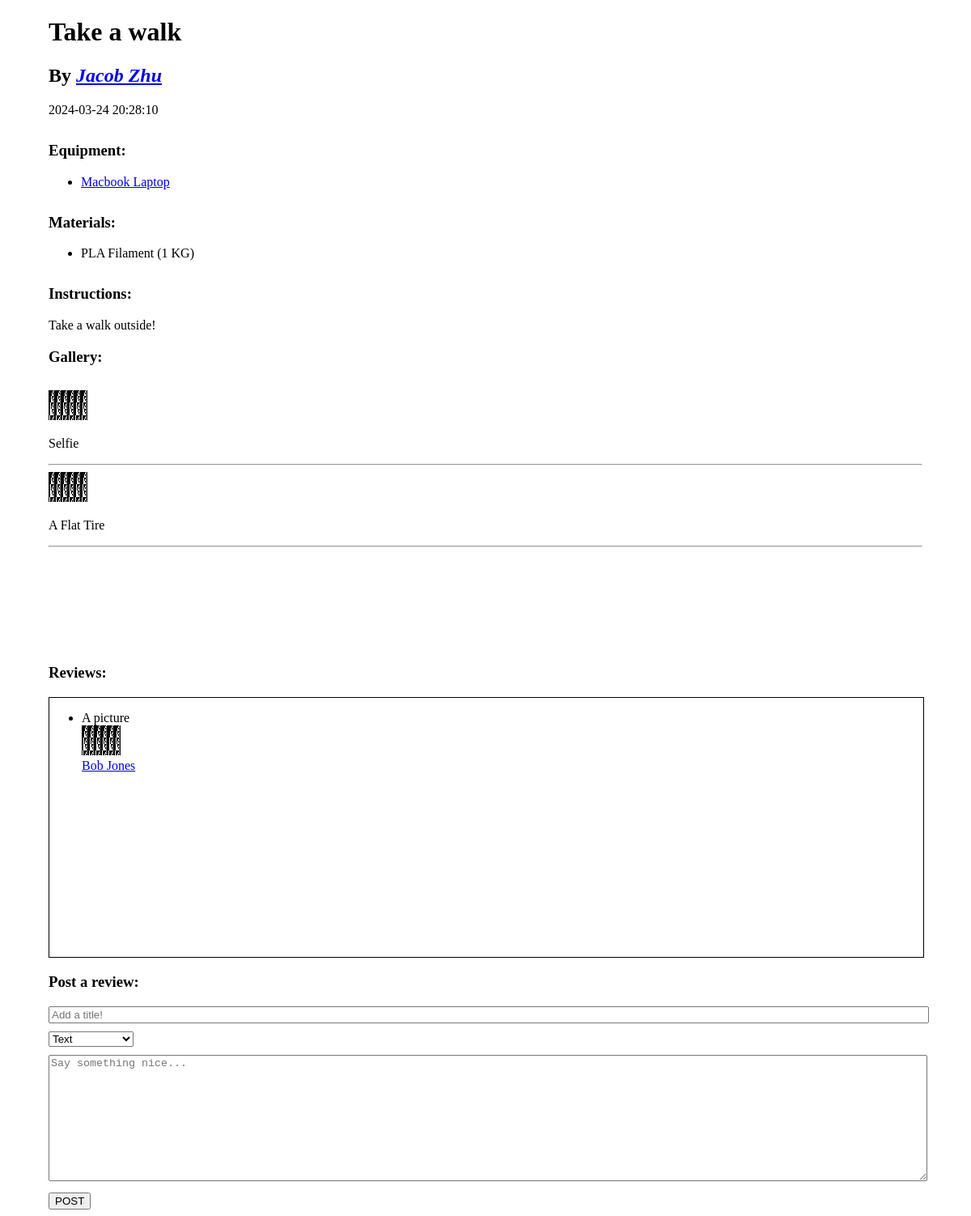
The app's page /project_viewer.php?id=3 with its own data.
### tables this page shows
CREATE TABLE Projects_PostsProject (
    PID INTEGER PRIMARY KEY AUTO_INCREMENT,
    Name VARCHAR(60) NOT NULL,
    InstructionText VARCHAR(2500),
    Timestamp DATETIME DEFAULT CURRENT_TIMESTAMP,
    Username VARCHAR(40) NOT NULL,
    FOREIGN KEY (Username) REFERENCES Users(Username)
        ON DELETE CASCADE
);

CREATE TABLE Equipment_NeedsTools (
    EID INTEGER PRIMARY KEY AUTO_INCREMENT,
    PurchaseLink VARCHAR(100) NOT NULL,
    PID INTEGER NOT NULL,
    FOREIGN KEY (PurchaseLink) REFERENCES PurchaseLink_Name(PurchaseLink)
        ON DELETE CASCADE,
     FOREIGN KEY (PID) REFERENCES Projects_PostsProject(PID)
        ON DELETE CASCADE
);

CREATE TABLE PurchaseLink_Name (
    PurchaseLink VARCHAR(100) PRIMARY KEY,
    Name VARCHAR(60)
);

CREATE TABLE Materials_MadeWith (
    MID INTEGER PRIMARY KEY AUTO_INCREMENT,
    Name VARCHAR(60) NOT NULL,
    Quantity INTEGER,
    QuantityUnit VARCHAR(10),
    PID INTEGER NOT NULL,
    FOREIGN KEY (PID) REFERENCES Projects_PostsProject(PID)
        ON DELETE CASCADE
);

CREATE TABLE Images_ContainsImages (
    GalleryIndex INTEGER,
    ImageData MEDIUMTEXT NOT NULL,
    Caption VARCHAR(100),
    PID INTEGER,
    PRIMARY KEY (GalleryIndex, PID),
    FOREIGN KEY (PID) REFERENCES Projects_PostsProject(PID)
        ON DELETE CASCADE
);

CREATE TABLE Feedback_LeavesFeedback (
    FBID INTEGER PRIMARY KEY AUTO_INCREMENT,
    Title VARCHAR(60),
    Stars TINYINT,
    Comment VARCHAR(500),
    ImageData MEDIUMTEXT,
    Timestamp DATETIME DEFAULT CURRENT_TIMESTAMP,
    Username VARCHAR(40) NOT NULL,
    PID INTEGER NOT NULL,
    FOREIGN KEY (Username) REFERENCES Users(Username)
        ON DELETE CASCADE,
    FOREIGN KEY (PID) REFERENCES Projects_PostsProject(PID)
        ON DELETE CASCADE
);

### htdocs/project_viewer.php (the view, shortened to what this page needs)
<?php
require("api/config.php");
$pid = $_GET["id"];
$conn = new mysqli($db_address, $db_user, $db_pw, $db_name);
$stmt = $conn->prepare("SELECT * FROM Projects_PostsProject WHERE PID=?");
$stmt->bind_param("i", $pid);
$stmt->execute();
$results = $stmt->get_result()->fetch_all(MYSQLI_ASSOC);
$result = $results[0];
$stmt = $conn->prepare("SELECT * FROM Images_ContainsImages WHERE PID=? ORDER BY GalleryIndex");
$stmt->bind_param("i", $pid);
$stmt->execute();
$images = $stmt->get_result()->fetch_all(MYSQLI_ASSOC);
$stmt = $conn->prepare("SELECT b.Name, a.PurchaseLink " .
    "FROM Equipment_NeedsTools a, PurchaseLink_Name b, Projects_PostsProject c " .
    "WHERE a.PID = c.PID AND a.PurchaseLink = b.PurchaseLink AND c.PID=?");
$stmt->bind_param("i", $pid);
$stmt->execute();
$tools = $stmt->get_result()->fetch_all(MYSQLI_ASSOC);
$stmt = $conn->prepare("SELECT a.Name, Quantity, QuantityUnit " .
    "FROM Materials_MadeWith a, Projects_PostsProject b " .
    "WHERE a.PID = b.PID AND b.PID=?");
$stmt->bind_param("i", $pid);
$stmt->execute();
$materials = $stmt->get_result()->fetch_all(MYSQLI_ASSOC);
$stmt = $conn->prepare("SELECT * FROM Feedback_LeavesFeedback WHERE PID=?");
$stmt->bind_param("i", $pid);
$stmt->execute();
$feedback = $stmt->get_result()->fetch_all(MYSQLI_ASSOC);
?>
<!DOCTYPE html>
<html lang="en">
<head>
</head>
<body>
<h1><?= $result["Name"] ?></h1>
<h2>By <a href="profile.php?u=<?= urlencode($result["Username"]) ?>"><?= $result["Username"] ?></a></h2>
<?php
echo($result["Timestamp"]);
if (count($tools) > 0) {
    echo('<div class="top-margin">');
    echo("<h3>Equipment:</h3>");
    echo("<ul>");
    foreach ($tools as $tool) {
        echo("<li>");
        echo('<a href="' . $tool["PurchaseLink"] . '" target="_blank">' . $tool["Name"] . "</a>");
        echo("</li>");
    }
    echo("</ul>");
    echo("</div>");
}
if (count($materials) > 0) {
    echo('<div class="top-margin">');
    echo("<h3>Materials:</h3>");
    echo("<ul>");
    foreach ($materials as $material) {
        echo("<li>");
        echo($material["Name"] . " (" . $material["Quantity"] . " " . $material["QuantityUnit"] . ")");
        echo("</li>");
    }
    echo("</ul>");
    echo("</div>");
}
?>
<div class="top-margin">
    <h3>Instructions:</h3>
    <p>
        <?= $result["InstructionText"] ?>
    </p>
</div>
<?php
if (count($images) > 0) {
    echo("<h3>Gallery:</h3>");
    echo('<div class="top-margin scrollable">');
    foreach ($images as $image) {
        echo(get_image_tag_from_b64($image["ImageData"]));
        echo("<br>");
        echo("<p>" . $image["Caption"] . "</p>");
        echo("<hr>");
    }
    echo("</div>");
}
?>
<div>
    <h3>Reviews:</h3>
    <div id="review_content" class="scrollable">
        <ul>
            <?php
            if (count($feedback) > 0) {
                foreach ($feedback as $review) {
                    echo("<li>" . $review["Title"] . "<br>");
                    if (!is_null($review["Stars"])) {
                        echo($review["Stars"] . '/5<br>');
                    } else if (!is_null($review["Comment"])) {
                        echo($review["Comment"] . '<br>');
                    } else {
                        echo(get_image_tag_from_b64($review["ImageData"]));
                        echo("<br>");
                    }
                    echo('<a href="profile.php?u=' . urlencode($review["Username"]) . '">' . $review["Username"] . '</a></li>');
                }
            } else {
                echo("<li><em>No reviews</em></li>");
            }
            ?>
        </ul>
    </div>
</div>
<div>
    <h3>Post a review:</h3>
    <form action="api/post_feedback.php" method="post" id="ratingForm">
    <input type="text" placeholder="Add a title!" id="titleInput" name="title">
        <select name="commentType" id="commentType">
            <option value="text">Text</option>
        </select>
        <br>
        <div id="text">
            <textarea name="comment" placeholder="Say something nice..." id="commentInput"></textarea>
        </div>
        <input type="button" value="POST" class="postButton" onclick="postRating()">
    </form>
</div>
</body>
</html>

### htdocs/api/config.php (shortened to what this page needs)
<?php
function get_image_tag_from_b64($b64) {
    return '<img src="'.$b64.'">';
}
?>

### htdocs/project_viewer.php (style rules this page uses)
body { margin-left: 5%; margin-right: 5%; }
div { width: 100%; }
.scrollable { height: 40vh; overflow-y: scroll; }
h2 a { font-style: italic; }
li { margin-bottom: 10px; }
.postButton { margin-top: 10px; }
.top-margin { margin-top: 30px; }
#review_content { border: 1px solid black; }
#commentType { margin-bottom: 10px; }
#titleInput { width: 100%; margin-bottom: 10px; }
#commentInput { width: 100%; min-height: 150px; }

### records on screen
projects_postsproject: Name "Take a walk", Username "Jacob Zhu", Timestamp "2024-03-24 20:28:10", InstructionText "Take a walk outside!"
equipment_needstools: PurchaseLink.Name "Macbook Laptop"
materials_madewith: Name "PLA Filament", Quantity "1", QuantityUnit "KG"
images_containsimages: ImageData (picture), Caption "Selfie"
images_containsimages: ImageData (picture), Caption "A Flat Tire"
feedback_leavesfeedback: Title "A picture", ImageData (picture), Username "Bob Jones"
